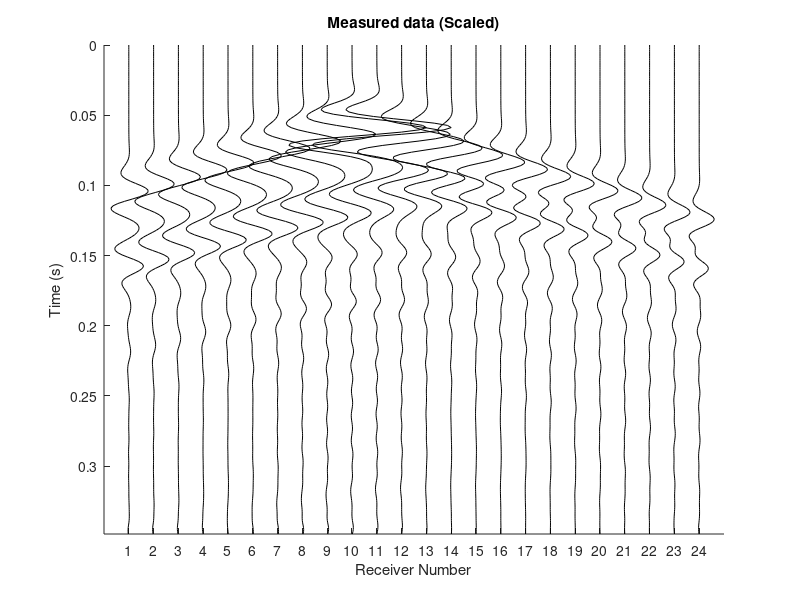

This figure's MATLAB source: (Note: this script raises an error after producing the figure.)
clear; close all;

%%%% Spatial parameters %%%%
nz = 24; dz = 0.75;                  % Number of grid points and spacing in z-direction
nx = 49; dx = 0.75;                  % Number of grid points and spacing in x-direction
z = 0:dz:(nz-1)*dz;                  % Depth axis
x = 0:dx:(nx-1)*dx;                  % Horizontal axis
pad = 20;                            % Padding for FDTD simulation

%%% Source locations %%%
sx = 1:4:49;                         % Source positions in x-direction (every other point)
nsx = length(sx); Ns = nsx;         % Number of sources
Sz = 1*ones(Ns,1);                  % Fixed z-index for all sources
Sx = zeros(Ns,1);                   % x-indices to be filled

for j = 1:nsx
    Sx(j) = sx(j);
end

S = [Sz, Sx];                        % Source positions as [z, x]

%%% Receiver locations %%%
rx = 2:2:48;                         % Receiver positions in x-direction (evenly spaced)
nrx = length(rx); Nr = nrx;         % Number of receivers
Rz = 1*ones(Nr,1);                  % Fixed z-index for all receivers
Rx = zeros(Nr,1);

for j = 1:nrx
    Rx(j) = rx(j);
end

R = [Rz, Rx];                        % Receiver positions as [z, x]
dr = 2 * dx;                         % Receiver spacing in meters
R_rm = 0;                            % Receiver removal threshold (if needed)

%%% Source-receiver distances %%%
distance = zeros(Ns, Nr);
for i = 1:Ns
    distance(i,:) = sqrt((Rx - Sx(i)).^2 * dx^2 + (Rz - Sz(i)).^2 * dz^2)';
    for j = 1:Nr
        if distance(i,j) == 0
            distance(i,j) = dx;      % Avoid zero distance
        end
    end
end

%%% Define the True Model %%%
Vs = 300 * ones(nz,nx);             % Initialize Vs as constant

% Create a void (low-velocity zone) in the model
void_nz = 3; void_nx = 3;                              % Size of the void
start_z = round(nz/3 - void_nz/3);                      % Starting z-index
start_x = round(nx/2 - void_nx/2);                      % Starting x-index
Vs(start_z:(start_z+void_nz-1), start_x:(start_x+void_nx-1)) = 10;  % Low velocity for void

Vs = imgaussfilt(Vs, 0.5);                                % Smooth model using Gaussian filter

rho = 1250 + 0.62 * Vs;                                 % Empirical relationship for density

Vs_True = Vs;
rho_True = rho;

% %%% Time parameters for wavefield simulation %%%
tmax = 0.35;                         % Max simulation time (s)
Vmax = max(Vs(:));                 % Max shear velocity
dts = 0.9 / (Vmax * sqrt(1/dx^2 + 1/dz^2));  % Stable time step
ts = 0:dts:tmax; nts = length(ts);           % Time axis

%% Solving wave propagation replaced by file data %%

load('seismic_wavefield_void.mat')

%% =================================================


%%% Plot recorded data for the first source %%%
figure(2);
set(gcf, 'Color', 'w');
RR_test = D(:,:,6);
RR_test = RR_test / max(abs(RR_test(:)));
scale = 3;

hold on
for i = 1:Nr
    plot(RR_test(:,i) * scale + i, ts, 'k');
end
hold off
title('Measured data (Scaled)')
axis([0 Nr+1 min(ts) max(ts)]);
xticks(1:1:Nr);
ylabel('Time (s)'); xlabel('Receiver Number');
set(gca, 'YDir', 'reverse');

%% === STEP 1: Prepare ANN Training Data ===
[nT, nR, nS] = size(D);
source_x = S(:,2);       % Source x-indices
receiver_x = Rx(:)';     % Receiver x-indices (row vector)

% Compute distance between each source and all receivers
Input_dist = abs(source_x - receiver_x);      % [Ns x Nr]
Input_dist = normalize(Input_dist, 2);        % Row-wise normalization to [0,1]

% Reshape 3D wavefield to 2D matrix for ANN target output
Y_output = zeros(nS, nT * nR);
for i = 1:nS
    temp = squeeze(D(:,:,i));
    Y_output(i,:) = temp(:)';
end

% Normalize output
Y_mean = mean(Y_output, 1);
Y_std = std(Y_output, [], 1);
Y_output_norm = (Y_output - Y_mean) ./ Y_std;

%% === Define and Train the Neural Network ===
layers = [
    featureInputLayer(nR)
    fullyConnectedLayer(512)
    reluLayer
    fullyConnectedLayer(1024)
    reluLayer
    fullyConnectedLayer(2048)
    reluLayer
    fullyConnectedLayer(nT * nR)
    regressionLayer
    ];

options = trainingOptions('adam', ...
    'MaxEpochs', 500, ...
    'MiniBatchSize', 4, ...
    'InitialLearnRate',1e-3, ...
    'Shuffle', 'every-epoch', ...
    'Verbose', false, ...
    'Plots','training-progress');

net = trainNetwork(Input_dist, Y_output_norm, layers, options);

%% === Predict surface wavefield across all horizontal grid points ===
x_src_new = 24;                       % Example: fixed source index
D_pred = zeros(nT, nx);              % Predicted wavefield across surface

for ix = 1:nx
    dist_tmp = abs(x_src_new - receiver_x);
    dist_tmp = normalize(dist_tmp);
    
    Y_pred_norm = predict(net, dist_tmp);
    Y_pred = Y_pred_norm .* Y_std + Y_mean;
    D_temp = reshape(Y_pred, [nT, nR]);
    
    [~, idx_closest] = min(abs(receiver_x - ix));
    D_pred(:,ix) = D_temp(:,idx_closest);
end

% Plot predicted surface wavefield
D_pred_norm = D_pred / max(abs(D_pred(:)));
scale = 3;

figure(3); clf;
set(gcf, 'Color', 'w');
hold on;
for i = 1:nx
    plot(D_pred_norm(:,i) * scale + i, ts, 'k');
end
hold off;
title('Predicted surface wavefield (Scaled)');
xlabel('Grid index x'); ylabel('Time (s)');
set(gca, 'YDir', 'reverse');
axis([0 nx+1 min(ts) max(ts)]);
xticks(0:5:nx-1);
